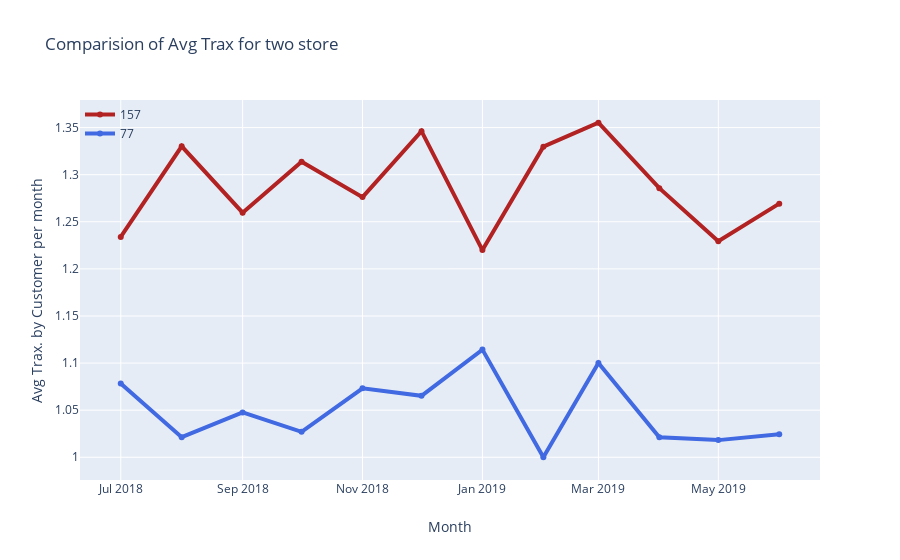
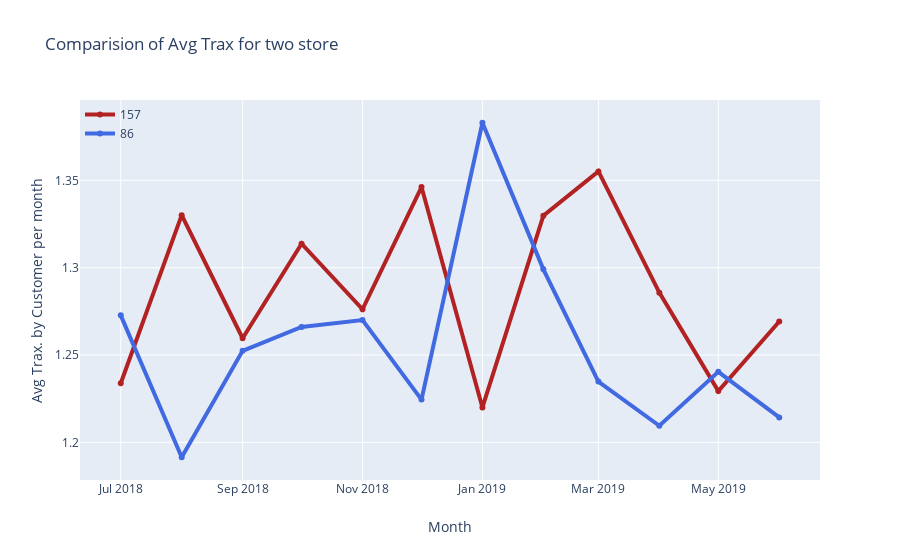

Notebook code for these charts, in order:
### Code cell
comparision_month_cust_trax(157, 77)
comparision_month_cust_trax(157, 86)
comparision_month_cust_trax(157, 88)

### Figure 1 — Plotly figure (JSON) as saved in the notebook; plotly's stock layout.template omitted (floating-point values rounded to 4 significant figures)
{"data": [{"line": {"color": "firebrick", "width": 4}, "name": "157", "type": "scatter", "x": ["2018-07", "2018-08", "2018-09", "2018-10", "2018-11", "2018-12", "2019-01", "2019-02", "2019-03", "2019-04", "2019-05", "2019-06"], "y": [1.234, 1.33, 1.26, 1.314, 1.276, 1.346, 1.22, 1.33, 1.355, 1.286, 1.229, 1.269]}, {"line": {"color": "royalblue", "width": 4}, "name": "77", "type": "scatter", "x": ["2018-07", "2018-08", "2018-09", "2018-10", "2018-11", "2018-12", "2019-01", "2019-02", "2019-03", "2019-04", "2019-05", "2019-06"], "y": [1.078, 1.021, 1.048, 1.027, 1.073, 1.065, 1.114, 1, 1.1, 1.021, 1.018, 1.024]}], "layout": {"barmode": "group", "legend": {"bgcolor": "rgba(255, 255, 255, 0)", "bordercolor": "rgba(255, 255, 255, 0)", "x": 0, "y": 1}, "title": {"text": "Comparision of Avg Trax for two store"}, "xaxis": {"title": {"text": "Month"}}, "yaxis": {"title": {"text": "Avg Trax. by Customer per month "}}}}

### Figure 2 — Plotly figure (JSON) as saved in the notebook; plotly's stock layout.template omitted (floating-point values rounded to 4 significant figures)
{"data": [{"line": {"color": "firebrick", "width": 4}, "name": "157", "type": "scatter", "x": ["2018-07", "2018-08", "2018-09", "2018-10", "2018-11", "2018-12", "2019-01", "2019-02", "2019-03", "2019-04", "2019-05", "2019-06"], "y": [1.234, 1.33, 1.26, 1.314, 1.276, 1.346, 1.22, 1.33, 1.355, 1.286, 1.229, 1.269]}, {"line": {"color": "royalblue", "width": 4}, "name": "86", "type": "scatter", "x": ["2018-07", "2018-08", "2018-09", "2018-10", "2018-11", "2018-12", "2019-01", "2019-02", "2019-03", "2019-04", "2019-05", "2019-06"], "y": [1.273, 1.191, 1.252, 1.266, 1.27, 1.224, 1.383, 1.299, 1.235, 1.21, 1.24, 1.214]}], "layout": {"barmode": "group", "legend": {"bgcolor": "rgba(255, 255, 255, 0)", "bordercolor": "rgba(255, 255, 255, 0)", "x": 0, "y": 1}, "title": {"text": "Comparision of Avg Trax for two store"}, "xaxis": {"title": {"text": "Month"}}, "yaxis": {"title": {"text": "Avg Trax. by Customer per month "}}}}
